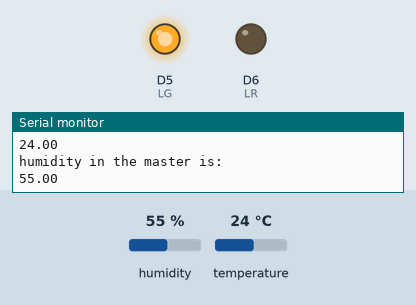
Bench run of a sketch on a simulated Arduino MKR. Shown: output pins drawn as LEDs (lit = HIGH), the last lines printed to the serial monitor. The inputs (shaded band) are chosen by the test bench; at power-on: temperature 24 °C, humidity 55 %. WiFi joins after 1.5 s; servers stay silent unless stated.

Above: at 13.7 s.
13.8 s: temperature set to 28 °C
16.5 s: temperature set to 31 °C
At 17.5 s:
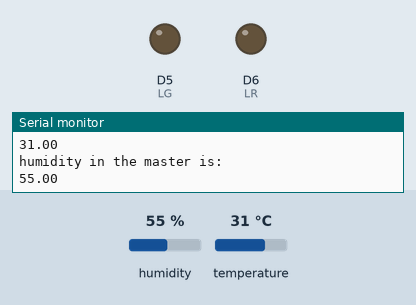
At 21.1 s:
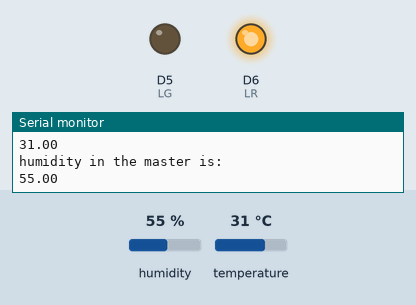
Timing chart, 0 to 28.1 s (numbered marks = the images above; inputs shaded):
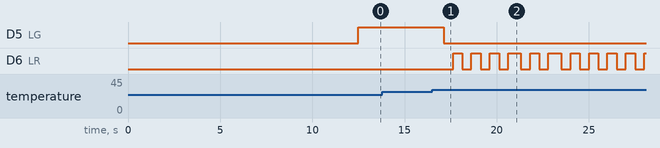

The sketch:

ArduInterTH_masterWiFi101.ino
```cpp
//Name: ArduInterTH_master
//Description: This program measures the DHT11 Temperature and Humidity.
//             It interacts with other another Arduino device using XBee communication and posts
//             the current values of the measurements to Thingworx IoT platform every 2 secs using a WiFi
//             Shield for Arduino. When the temperature goes above 30°C, it sends a 'W' character through the
//             XBee in order to activate the slave system. When the temperature goes below 27°C, it sends a 'O' character
//             through the XBee informing the slave system that everything is in order, which disables it.
//Authors: David Velasquez (mail: dvelas25@eafit.edu.co)
//         Raul Mazo       (mail: raul.mazo@univ-paris1.fr)
//Version: 2.0
//Date: 26/10/2017

//Required Libraries
#include <SPI.h>
#include <WiFi101.h>
#include "DHT.h"

//Finite elements machine (FEM) states
#define EOK 0 //Ok State
#define EWAR 1  //Warning State
#define EWARTX 2  //Warning XBee transmit State

//FEM of LED tilting
#define ELOFF 0 //RED LED OFF State
#define ELON 1  //RED LED ON State

//Pin I/O Labeling
#define DHTPIN 2  //DHT sensor connected to Arduino digital pin 2
#define LR 6  //Red LED connected to Arduino pin 5
#define LG 5  //Green LED connected to Arduino pin 6

//Constants
const unsigned long postingInterval = 2 * 1000; //Delay between TWX POST updates, 2000 milliseconds
const unsigned int sensorCount = 2; //Number of sensor vars sent to TWX, 2 vars
const float Tmax = 30;  //Maximum Temperature for going into Warning State (30°C)
const float Tnor = 27;  //Temperature in order to return the system to Normal State (27°C)
const unsigned long tDHTmeas = 200; //Time to measure DHT11 (200 ms)
const unsigned long tTX = 1000; //Time to send the command through XBee (1 sec)
const unsigned int CTX = 3; //Constant for # of times to send the same command through the XBee in order to alert (3)
const unsigned int tilt = 500;  //Constant for tilting initialized in 500 msec

//Variables
unsigned int state = EOK;  //Variable for storing the current state of the FSM MAIN, initialized in EOK state.
unsigned int statetilt = ELOFF;  //Variable for storing the current state of the FSM of tilting
//->WiFi Shield Vars
char ssid[] = "IoT-B19";  //Network SSID (name)
char pass[] = "meca2017*";  //Network password
int status = WL_IDLE_STATUS;  //Network status
WiFiClient client;
//->TWX Vars
char* host = "iot.dis.eafit.edu.co";  //TWX server (do not include http://)
char* appKey = "84247955-b951-446f-a864-9aa795d02837";  //API Key from TWX
char* thingName = "termo_master_thing";  //Name of your Thing in TWX
char* serviceName = "termo_master_service";  //Name of your Service in TWX
char* nameArray[] = {"ArdValue1", "ArdValue2"}; //Vector Var names from TWX service inputs
float sensorValues[sensorCount];  //Vector for Var values
//->DHT11 Vars
#define DHTTYPE DHT11 //Use DHT11 sensor variant
float T = 0;  //Var Environment Temperature (t) as float
float H = 0;  //Var Relative Humidity (h) as float
DHT dht(DHTPIN, DHTTYPE); //DHT object var
//->XBee Communication Vars
//char readCommXB = '\0'; //Char command read through XBee communication
//char sendCommXB = '\0'; //Char command sent through XBee communication
//->Computer Communication Vars
//char readCommPC = '\0'; //Char command read through PC communication
//char sendCommPC = '\0'; //Char command sent through PC communication
//->Counters
unsigned int C = 0; //Counter for # of times to send the same command through the XBee
//->Timing Vars
unsigned long lastConnectionTime = 0; //Last time you connected to the TWX, in milliseconds
unsigned long tini = 0; //Timing for FSM transitions
unsigned long tiniDHT = 0;  //Timing for DHT11 measurements
unsigned long tinitilt = 0;  //Timing for FSM tilting

//Subroutines & Functions
//FSM of tilting
void FSMtilt() {
  switch (statetilt) {
    case ELOFF:
      //Physical outputs states
      digitalWrite(LR, LOW);

      //Variables states

      //Transitions questions
      if (millis() - tinitilt >= tilt) {
        statetilt = ELON; //Change to ELON state
        tinitilt = millis();  //Reset timing for new timing
      }
      break;

    case ELON:
      //Physical outputs states
      digitalWrite(LR, HIGH);

      //Variables states

      //Transitions questions
      if (millis() - tinitilt >= tilt) {
        statetilt = ELOFF; //Change to ELON state
        tinitilt = millis();  //Reset timing for new timing
      }
      break;
  }
}

void readDHT() {
  if ((millis() - tiniDHT) > tDHTmeas) {
    T = dht.readTemperature();
    Serial.println("temperature in the master is: ");
    Serial.println(T);
    H = dht.readHumidity();
    Serial.println("humidity in the master is: ");
    Serial.println(H);
    tiniDHT = millis(); //Reset the timing for measuring DHT11
  }
}

void POST() {
  sensorValues[0] = T;
  sensorValues[1] = H;
  if ((millis() - lastConnectionTime) > postingInterval)
  {
    POST_send(sensorCount, nameArray, sensorValues);  //This is the library function that constructs the REST call and sends it to your ThingWorx service
    lastConnectionTime = millis();  //Update the last connection time
  }
}

void POST_send(int sensorCount, char* sensorNames[], float values[]) {
  //build the String with the data that you will send
  //through REST calls to your TWX server
  // if you get a connection, report back via serial:
  String body = "";
  for (int idx = 0; idx < sensorCount; idx++) {
    if (idx != 0) body += "&";
    body += sensorNames[idx];
    body += "=";
    body += values[idx];
  }
  if (client.connect(host, 80)) {
    //Serial.println("connected");
    // send the HTTP POST request:
    client.print("POST /Thingworx/Things/");
    client.print(thingName);
    client.print("/Services/");
    client.print(serviceName);
    client.println(" HTTP/1.1");
    client.print("Host: ");
    client.println(host);
    client.println("Content-Type: application/x-www-form-urlencoded");
    client.println("Content-Length: " + String(body.length()));
    client.println("Connection: close");
    client.println("appKey: " + String(appKey) + "\r\n");
    client.println(body + "\r\n");

    for (int idx = 0; idx < sensorCount; idx++)
    {
      client.print("&");
      client.print(sensorNames[idx]);
      client.print("=");
      client.print(values[idx]);
    }
    client.println(); //Double ENTER for sending all POST REQUEST
    //    int timeout = 0;
    //    while (!client.available() && timeout < 5000) { //Available is for checking if there are bytes available to be read in the WiFi Client
    //      delay(1);
    //      timeout++;
    //    }
    //    while (client.available()) {
    //      char c = client.read();
    //      Serial.write(c);  //Uncomment if you want to see the Response from server
    //    }
    //    client.stop();
    //
    //    // print the request out  //Uncomment if you want to see how the POST request was made
    //    Serial.print("POST /Thingworx/Things/");
    //    Serial.print(thingName);
    //    Serial.print("/Services/");
    //    Serial.print(serviceName);
    //    Serial.println(" HTTP/1.1");
    //    Serial.print("Host: ");
    //    Serial.println(host);
    //    Serial.println("Content-Type: application/x-www-form-urlencoded");
    //    Serial.println("Content-Length: " + String(body.length()));
    //    Serial.println("Connection: close");
    //    Serial.println("appKey: " + String(appKey) + "\r\n");
    //    Serial.println(body + "\r\n");
    client.stop();
  }
  else {
    // kf you didn't get a connection to the server:
    Serial.println("the connection could not be established");
    client.stop();
  }
}

void printWifiStatus() {
  // print the SSID of the network you're attached to:
  Serial.print("SSID: ");
  Serial.println(WiFi.SSID());

  // print your WiFi shield's IP address:
  IPAddress ip = WiFi.localIP();
  Serial.print("IP Address: ");
  Serial.println(ip);

  // print the received signal strength:
  long rssi = WiFi.RSSI();
  Serial.print("signal strength (RSSI):");
  Serial.print(rssi);
  Serial.println(" dBm");
}

void WiFiInit() {
  // give the WiFi Shield module time to boot up:
  delay(1000);

  // check for the presence of the shield:
  if (WiFi.status() == WL_NO_SHIELD) {
    Serial.println("WiFi shield not present");
    // don't continue:
    while (true);
  }

  String fv = WiFi.firmwareVersion();
  if (fv != "1.1.0" )
    Serial.println("Please upgrade the firmware");

  // attempt to connect to Wifi network:
  while (status != WL_CONNECTED) {
    Serial.print("Attempting to connect to SSID: ");
    Serial.println(ssid);
    // Connect to WPA/WPA2 network. Change this line if using open or WEP network:
    status = WiFi.begin(ssid, pass);

    // wait 10 seconds for connection:
    delay(10000);
  }
  // you're connected now, so print out the status:
  printWifiStatus();
}

//void readPC() {
//  if (Serial.available() > 0) { //Check if there are bytes sent from PC
//    readCommPC = Serial.read(); //Store in readCommPC the incoming char
//    Serial.flush(); //Clean Serial port buffer
//  }
//}

//void readXBee() {
//  if (Serial1.available() > 0) { //Check if there are bytes sent from XBee
//    readCommXBee = Serial1.read(); //Store in readCommXBee the incoming char
//    Serial1.flush(); //Clean Serial1 port buffer
//  }
//}

void setup() {
  //Pin type definition
  //pinMode(PIN#, OUTPUT or INPUT);
  pinMode(LR, OUTPUT);  //Red LED (LR) as an OUTPUT
  pinMode(LG, OUTPUT);  //Green LED (LG) as an OUTPUT

  //Physical output cleaning
  //digitalWrite(PIN#, LOW);
  digitalWrite(LR, LOW);
  digitalWrite(LG, LOW);

  //Communications initialization
  Serial.begin(9600); //Initialize Serial communications through TX0 and RX0 (PC)
  Serial1.begin(9600);  //Initialize Serial communications through TX1 and RX1 (XBee)
  dht.begin();  //Initialize communications with DHT11 sensor
  WiFiInit(); //Initialize communications through WiFi Shield

  //(Debug only)
  Serial.println("State: EOK");
  //(Optional) Reset timers if timing is required at the start of the loop cycle
  lastConnectionTime = millis();  //Reset the TWX POST timing
  tiniDHT = millis(); //Reset the DHT measurment timing
}

void loop() {
  //readPC(); //Check and store the incoming command from PC
  //readXBee(); //Check and store the incoming command from XBee
  switch (state) {
    case EOK: //OK State
      //Physical outputs state
      digitalWrite(LG, HIGH); //Turn green led ON because everything is OK
      digitalWrite(LR, LOW);  //Turn off red led at the OK state

      //Variables state
      readDHT();  //Measure DHT11 vars (Temperature and Humidity)
      POST(); //POST Variables to TWX

      //Transitions questions
      if (T >= Tmax) {  //If temperature is greater or equal to Tmax (30°C) go to Warning State
        state = EWAR; //Change to EWAR State
        Serial.println("State: EWAR");
        C = 0;  //Reset counter
        tini = millis();  //Reset timer
        tinitilt = millis();  //Reset tilting timer
      }
      break;

    case EWAR:  //Warning State
      //Physical outputs state
      digitalWrite(LG, LOW); //Turn green led OFF because there is an overtemperature warning
      //Variables state
      FSMtilt();  //Execute tilt Finite State Machine
      readDHT();  //Measure DHT11 vars (Temperature and Humidity)
      POST(); //POST Variables to TWX

      //Transitions questions
      if ((millis() - tini) >= tTX && C < CTX) {  //If the current time is greater or equal to transmit time (tTX - 1 sec) and the counter is below CTX (3 cycles), go to Transmit State
        state = EWARTX; //Change to EWARTX State
        Serial.println("State: EWARTX");
      }
      else if (T < Tnor) {  //If the temperature is below the normal temperature (27°C), go to OK State
        state = EOK;  //Change to EOK State
        Serial.println("State: EOK");
        Serial1.println('O'); //Send 'O' character through the XBee to inform the slave that everything is OK
      }
      break;

    case EWARTX:  //Warning Transmit State
      //Physical outputs state
      digitalWrite(LG, LOW); //Turn green led OFF because there is an overtemperature warning

      //Variables state
      FSMtilt();  //Execute tilt Finite State Machine
      readDHT();  //Measure DHT11 vars (Temperature and Humidity)
      POST(); //POST Variables to TWX
      Serial1.println('W'); //Send 'W' character through the XBee to inform the slave there is a warning in order to activate it

      //Transitions questions
      if (C < CTX) {  //If the counter is below CTX (3 cycles), go to Warning State
        state = EWAR; //Change to EWAR State
        Serial.println("State: EWAR");
        C = C + 1;  //Increase the counter for # of transmited times (C++)
        tini = millis();  //Reset the timer for transmit time
      }
      else if (T < Tnor) {  //If the temperature is below the normal temperature (27°C), go to OK State
        state = EOK;  //Change to EOK State
        Serial.println("State: EOK");
        Serial1.println('O'); //Send 'O' character through the XBee to inform the slave that everything is OK
      }
      break;
  }
}
```

Measured:
- the behaviour switches between 29 and 30 °C on temperature (found by bisection; images 0 and 1)
- after the input at 16.5 s, D5 (LG): HIGH → LOW after 0.63 s; D6 (LR): LOW → HIGH after 1.1 s, → LOW 0.50 s later, → HIGH 0.50 s later, → LOW 0.50 s later, … (21 changes in this stretch)
